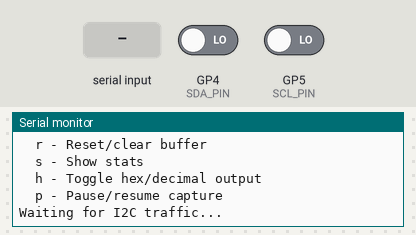
Recording of a program running on a simulated Raspberry Pi Pico W. Shown: the last lines printed to the serial monitor. The inputs (shaded band) are chosen by the test bench; at power-on: GP4 (SDA_PIN) LOW, GP5 (SCL_PIN) LOW.

Above: at 1.2 s.
1.3 s: "r" received over Serial
At 2.3 s:
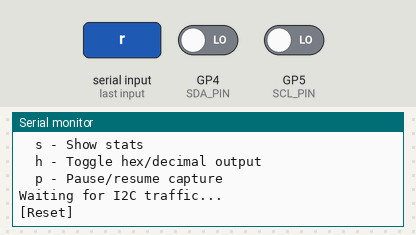
2.8 s: "s" received over Serial
At 3.4 s:
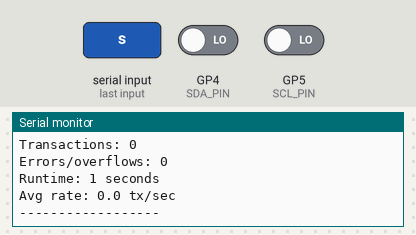
4.3 s: "h" received over Serial
At 5.5 s:
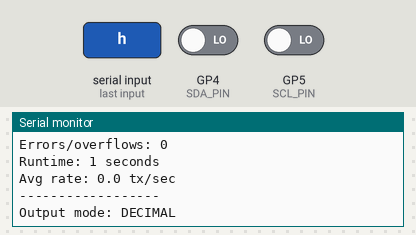
5.8 s: "H" received over Serial
At 6.9 s:
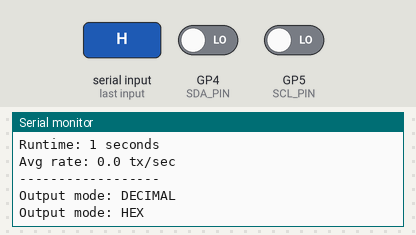
7.3 s: "p" received over Serial
At 8.1 s:
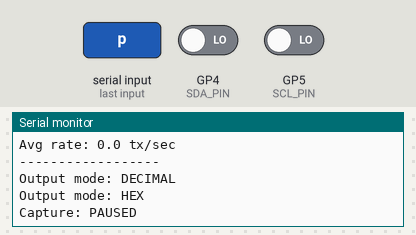
8.8 s: "P" received over Serial
At 9.2 s:
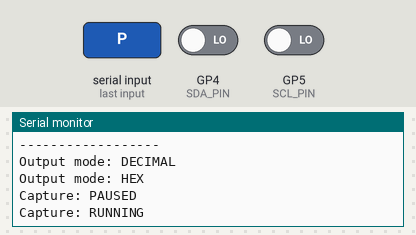

The program:

main.cpp
```cpp
// PicoProbe - I2C Bus Sniffer
// Pico 2W passive I2C analyzer
// Sniffs I2C traffic and outputs decoded transactions

#include <Arduino.h>
#include "i2c_sniffer.h"

// Default pins - change as needed
#define SDA_PIN 4
#define SCL_PIN 5

I2CSniffer sniffer(SDA_PIN, SCL_PIN);

void setup() {
    Serial.begin(115200);
    while (!Serial && millis() < 3000); // Wait for serial, max 3s

    Serial.println("\n========================================");
    Serial.println("  PicoProbe - I2C Bus Sniffer");
    Serial.println("  Pico 2W Passive Analyzer");
    Serial.println("========================================");
    Serial.printf("  SDA: GPIO%d\n", SDA_PIN);
    Serial.printf("  SCL: GPIO%d\n", SCL_PIN);
    Serial.println("========================================");
    Serial.println("\nCommands:");
    Serial.println("  r - Reset/clear buffer");
    Serial.println("  s - Show stats");
    Serial.println("  h - Toggle hex/decimal output");
    Serial.println("  p - Pause/resume capture");
    Serial.println("\nWaiting for I2C traffic...\n");

    sniffer.begin();
}

void loop() {
    // Process any captured data
    sniffer.process();

    // Handle serial commands
    if (Serial.available()) {
        char cmd = Serial.read();
        switch (cmd) {
            case 'r':
            case 'R':
                sniffer.reset();
                Serial.println("[Reset]");
                break;
            case 's':
            case 'S':
                sniffer.printStats();
                break;
            case 'h':
            case 'H':
                sniffer.toggleHex();
                break;
            case 'p':
            case 'P':
                sniffer.togglePause();
                break;
        }
    }
}
```

i2c_sniffer.cpp
```cpp
// I2C Sniffer Implementation
// Passive sniffing using GPIO interrupts

#include "i2c_sniffer.h"

I2CSniffer* I2CSniffer::_instance = nullptr;

I2CSniffer::I2CSniffer(int sda_pin, int scl_pin)
    : _sda_pin(sda_pin), _scl_pin(scl_pin) {
    _instance = this;
    _state = IDLE;
    _bit_count = 0;
    _current_byte = 0;
    _in_transaction = false;
    _tx_head = 0;
    _tx_tail = 0;
    _tx_count = 0;
    _error_count = 0;
    _hex_output = true;
    _paused = false;
}

void I2CSniffer::begin() {
    // Configure pins as inputs with pullups disabled
    // (external pullups should be on the I2C bus)
    pinMode(_sda_pin, INPUT);
    pinMode(_scl_pin, INPUT);

    // Attach interrupts
    attachInterrupt(digitalPinToInterrupt(_scl_pin), sclRisingISR, RISING);
    attachInterrupt(digitalPinToInterrupt(_sda_pin), sdaChangeISR, CHANGE);

    _start_time = millis();
}

void I2CSniffer::sclRisingISR() {
    if (_instance) _instance->onSclRising();
}

void I2CSniffer::sdaChangeISR() {
    if (_instance) _instance->onSdaChange();
}

void I2CSniffer::onSclRising() {
    if (_paused) return;

    // Sample SDA on rising edge of SCL
    int sda = digitalRead(_sda_pin);

    if (_state == IDLE) return;

    if (_state == ACK) {
        // This is the ACK/NACK bit
        if (_bit_count == 0) {
            // First byte is address
            _current_tx.address = _current_byte >> 1;
            _current_tx.is_read = _current_byte & 0x01;
        } else {
            // Data byte
            if (_current_tx.length < MAX_BYTES_PER_TX) {
                _current_tx.data[_current_tx.length++] = _current_byte;
            }
        }

        _current_tx.nack = (sda == HIGH);
        _state = DATA;
        _bit_count = 0;
        _current_byte = 0;
        return;
    }

    // Shift in data bit
    _current_byte = (_current_byte << 1) | sda;
    _bit_count++;

    if (_bit_count == 8) {
        _state = ACK;
    }
}

void I2CSniffer::onSdaChange() {
    if (_paused) return;

    int scl = digitalRead(_scl_pin);
    int sda = digitalRead(_sda_pin);

    // START condition: SDA falls while SCL is high
    // STOP condition: SDA rises while SCL is high

    if (scl == HIGH) {
        if (sda == LOW) {
            // START condition
            startTransaction();
        } else {
            // STOP condition
            endTransaction();
        }
    }
}

void I2CSniffer::startTransaction() {
    _state = DATA;
    _bit_count = 0;
    _current_byte = 0;
    _in_transaction = true;

    memset(&_current_tx, 0, sizeof(_current_tx));
    _current_tx.timestamp = millis();
}

void I2CSniffer::endTransaction() {
    if (!_in_transaction) return;

    _in_transaction = false;
    _state = IDLE;

    // Add to buffer
    int next_head = (_tx_head + 1) % TX_BUFFER_SIZE;
    if (next_head != _tx_tail) {
        _tx_buffer[_tx_head] = _current_tx;
        _tx_head = next_head;
        _tx_count++;
    } else {
        _error_count++; // Buffer overflow
    }
}

void I2CSniffer::process() {
    // Print any completed transactions
    while (_tx_tail != _tx_head) {
        printTransaction(_tx_buffer[_tx_tail]);
        _tx_tail = (_tx_tail + 1) % TX_BUFFER_SIZE;
    }
}

void I2CSniffer::printTransaction(I2CTransaction& tx) {
    // Format: [timestamp] ADDR W/R: DATA...
    Serial.printf("[%8lu] ", tx.timestamp - _start_time);

    if (_hex_output) {
        Serial.printf("0x%02X ", tx.address);
    } else {
        Serial.printf("%3d ", tx.address);
    }

    Serial.print(tx.is_read ? "R: " : "W: ");

    for (int i = 0; i < tx.length; i++) {
        if (_hex_output) {
            Serial.printf("%02X ", tx.data[i]);
        } else {
            Serial.printf("%3d ", tx.data[i]);
        }
    }

    if (tx.nack) {
        Serial.print("[NACK]");
    }

    Serial.println();
}

void I2CSniffer::reset() {
    _tx_head = 0;
    _tx_tail = 0;
    _tx_count = 0;
    _error_count = 0;
    _start_time = millis();
}

void I2CSniffer::printStats() {
    uint32_t elapsed = (millis() - _start_time) / 1000;
    Serial.println("\n--- Statistics ---");
    Serial.printf("Transactions: %lu\n", _tx_count);
    Serial.printf("Errors/overflows: %lu\n", _error_count);
    Serial.printf("Runtime: %lu seconds\n", elapsed);
    Serial.printf("Avg rate: %.1f tx/sec\n", elapsed > 0 ? (float)_tx_count / elapsed : 0);
    Serial.println("------------------\n");
}

void I2CSniffer::toggleHex() {
    _hex_output = !_hex_output;
    Serial.printf("Output mode: %s\n", _hex_output ? "HEX" : "DECIMAL");
}

void I2CSniffer::togglePause() {
    _paused = !_paused;
    Serial.printf("Capture: %s\n", _paused ? "PAUSED" : "RUNNING");
}
```

i2c_sniffer.h
```cpp
// I2C Sniffer - Passive I2C bus analyzer
// Uses PIO for precise timing capture

#ifndef I2C_SNIFFER_H
#define I2C_SNIFFER_H

#include <Arduino.h>

// Buffer for captured transactions
#define TX_BUFFER_SIZE 256
#define MAX_BYTES_PER_TX 64

struct I2CTransaction {
    uint32_t timestamp;
    uint8_t address;
    bool is_read;
    uint8_t data[MAX_BYTES_PER_TX];
    uint8_t length;
    bool nack;
};

class I2CSniffer {
public:
    I2CSniffer(int sda_pin, int scl_pin);

    void begin();
    void process();
    void reset();
    void printStats();
    void toggleHex();
    void togglePause();

private:
    int _sda_pin;
    int _scl_pin;

    // State machine
    enum State {
        IDLE,
        START,
        ADDRESS,
        DATA,
        ACK
    };

    volatile State _state;
    volatile uint8_t _bit_count;
    volatile uint8_t _current_byte;
    volatile bool _in_transaction;

    // Current transaction being captured
    I2CTransaction _current_tx;

    // Circular buffer for completed transactions
    I2CTransaction _tx_buffer[TX_BUFFER_SIZE];
    volatile int _tx_head;
    volatile int _tx_tail;

    // Stats
    uint32_t _tx_count;
    uint32_t _error_count;
    uint32_t _start_time;

    // Options
    bool _hex_output;
    bool _paused;

    // ISR handlers
    static I2CSniffer* _instance;
    static void sclRisingISR();
    static void sdaChangeISR();

    void onSclRising();
    void onSdaChange();
    void completeByte();
    void startTransaction();
    void endTransaction();
    void printTransaction(I2CTransaction& tx);
};

#endif
```

Measured:
- after the input at 1.3 s, the serial monitor: prints a new line at once (image 1)
- after the input at 2.8 s, the serial monitor: prints a new line at once (image 2)
- after the input at 4.3 s, the serial monitor: prints a new line at once (image 3)
- after the input at 5.8 s, the serial monitor: prints a new line at once (image 4)
- after the input at 7.3 s, the serial monitor: prints a new line at once (image 5)
- after the input at 8.8 s, the serial monitor: prints a new line at once (image 6)
